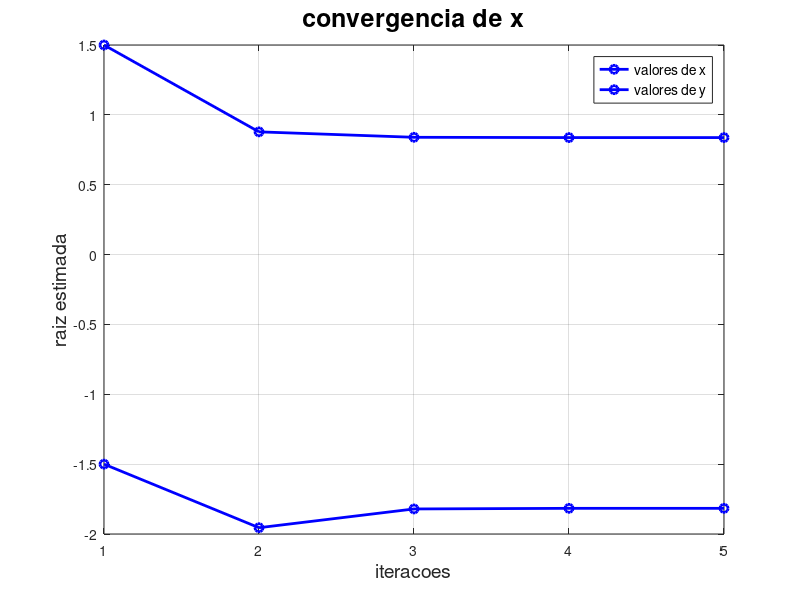
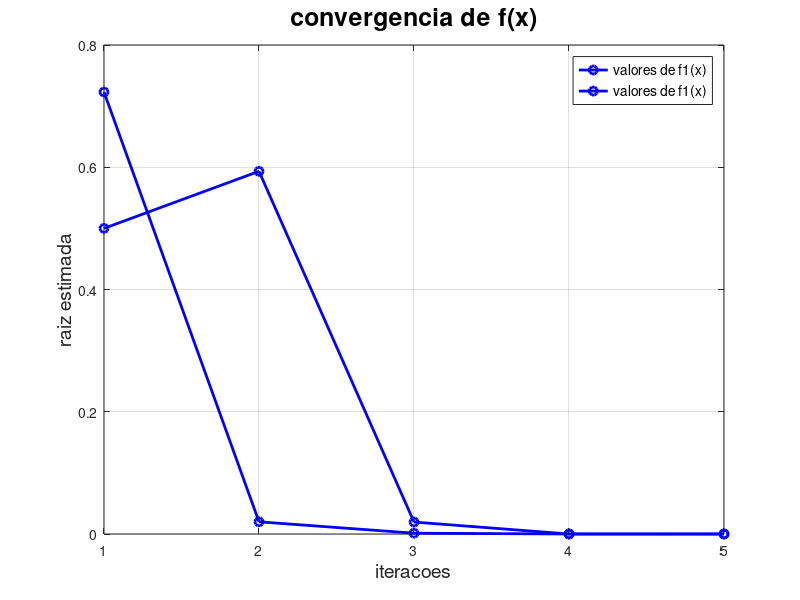

MATLAB code to generate these figures, in order:
function posicaoBraco()
  x0= [-1.5; 1.5];

  maxIteracoes = 1000;

  tolerancia= 10^-5;

  [x1, iteracoesFeitas, todosX, todosFx] = newtonRaphson (x0, maxIteracoes, tolerancia);

  for cont = 1 : iteracoesFeitas + 1
      fprintf('x= %.4f | y= %.4f| f1(x,y) = %.4f  f2(x,y) = %.4f\n', todosX(cont,1), todosX(cont,2),
      todosFx(cont,1), todosFx(cont,2));
  end

  fprintf('\nRaiz x encontrada: %.4f\n', x1);
  fprintf('Iteracoes necessarias: %d\n', iteracoesFeitas);

  convergenciaX(todosX, iteracoesFeitas);
  convergenciaFx(todosFx, iteracoesFeitas);
endfunction

function y = funcao(x)
 x1 = x(1);
 x2 = x(2);

 y = [ x1^2 + x2^2 - 4; exp(x1) + x2 - 1];
endfunction

function J = jacobiano(x)
 x1 = x(1);
 x2 = x(2);

 J= [2*x1, 2*x2; exp(x1), 1];
endfunction

function [x1, i, todosX, todosFx] = newtonRaphson (x0, maxIteracoes, tolerancia)

    todosFx = zeros(maxIteracoes+1, length(x0));
    todosX = zeros(maxIteracoes+1, length(x0));

    todosFx(1,:) = funcao(x0);
    todosX(1, :) = x0;

    for i = 1 : maxIteracoes + 1

      x1 = x0 - (jacobiano(x0) \ funcao(x0));
      todosFx(i+1,:) = funcao(x1);
      todosX(i+1, :) = x1;

      if max(abs(x1-x0)) < tolerancia
        break;
      end

      x0 = x1;
    end
    todosFx = todosFx(1:i+1, :);
    todosX = todosX(1:i+1, :);

endfunction

function convergenciaX(todosX, iteracoesFeitas)
  figure(1);

  plot(todosX, 'bo-', 'linewidth', 2.0);
  titulo = sprintf('convergencia de x');
  title(titulo, 'fontsize', 18);
  xlabel('iteracoes', 'fontsize', 14);
  ylabel('raiz estimada', 'fontsize', 14);
  legend('valores de x', 'valores de y','fontsize', 10);
  grid on;

endfunction

function convergenciaFx(todosFx, iteracoesFeitas)
  figure(2);

  plot(todosFx, 'bo-', 'linewidth', 2.0);
  titulo = sprintf('convergencia de f(x)');
  title(titulo, 'fontsize', 18);
  xlabel('iteracoes', 'fontsize', 14);
  ylabel('raiz estimada', 'fontsize', 14);
  legend('valores de f1(x)', 'valores de f1(x)', 'fontsize', 10);
  grid on;

  endfunction
